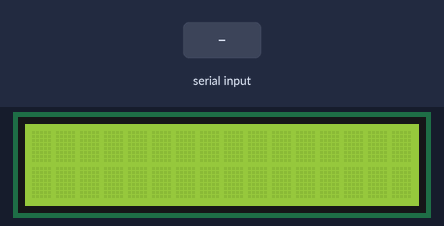
A sketch run on a simulated Arduino Uno, built with avr-gcc and run on an emulated ATmega328P. Shown: 16×2 character LCD. The inputs (shaded band) are chosen by the test bench. What the sketch prints to the serial monitor is not drawn.

Above: at 1.2 s.
1.3 s: "90,45\n" received over Serial
At 2.3 s:
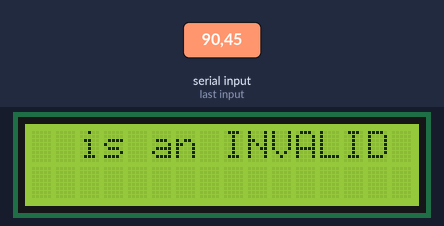
2.8 s: "1,90,45\n" received over Serial
At 3.3 s:
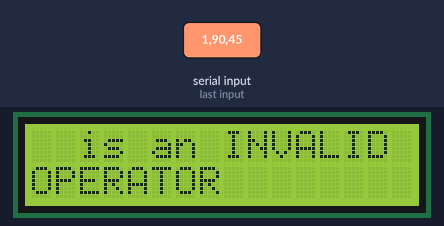
4.3 s: "+" received over Serial
At 4.7 s:
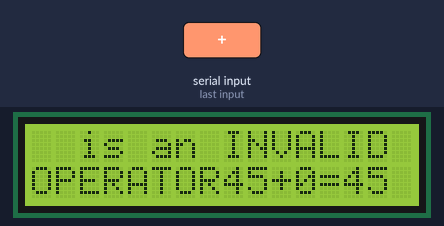
5.8 s: "30,150\n" received over Serial
7.3 s: "1,90\n" received over Serial
At 7.9 s:
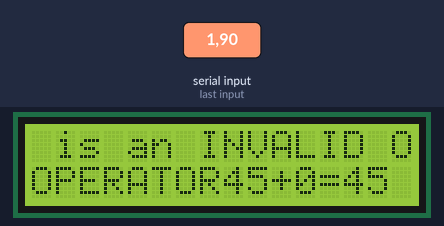
8.8 s: "90,45\n" received over Serial
At 9.2 s:
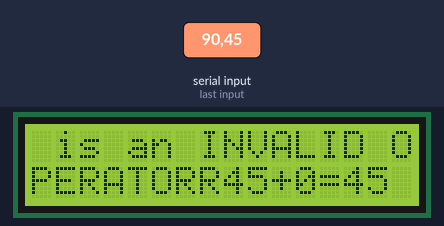
Timing chart, 0 to 11.3 s (numbered marks = the images above; inputs shaded):
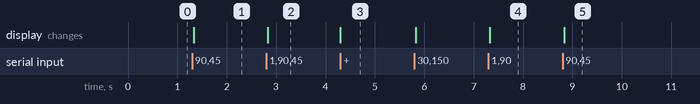

Measured:
- after the input at 1.3 s, the display: changes at once (image 1)
- after the input at 2.8 s, the display: changes at once (image 2)
- after the input at 4.3 s, the display: changes at once (image 3)
- after the input at 7.3 s, the display: changes at once (image 4)
- after the input at 8.8 s, the display: changes at once (image 5)

The sketch:

calculator.ino
```cpp
#include <LiquidCrystal.h>
LiquidCrystal lcd(12, 11, 5, 4, 3, 2);
char c;
int a;
int b;
int d;
void setup() {
  // put your setup code here, to run once:
  lcd.begin(16, 2);
  Serial.begin(9600);

}
void loop(){

  //lcd.setCursor(1, 1);
 while(Serial.available() == 0);{
     a = Serial.parseInt();
      Serial.print(" value of a = ");
      Serial.println(a);

  }
   while(Serial.available() == 0);{
    b = Serial.parseInt();
    Serial.print(" value of b = ");
    Serial.println(b);

}
   Serial.println("enter the operator");
    while(Serial.available() == 0);{
      c = Serial.read();
      Serial.print("operator = ");
      Serial.println(c);

      switch(c) {
          case '+' :  d = int( a + b);
                      Serial.print("Result = ");
                      Serial.println(d);
                      lcd.print(a);
                       lcd.print(c);
                      lcd.print(b);
                      lcd.print("=");
                      lcd.print(d);
                      break;
          case '-' :  d = int( a - b);
                      Serial.print("Result = ");
                      Serial.println(d);
                       lcd.print(a);
                      lcd.print(c);
                      lcd.print(b);
                      lcd.print("=");
                      lcd.print(d);
                      break;
          case '*' :  d = int( a * b);
                      Serial.print("Result = ");
                      Serial.println(d);
                       lcd.print(a);
                     lcd.print(c);
                      lcd.print(b);
                      lcd.print("=");
                      lcd.print(d);
                      break;
          case '/' :  d = float( a / b);
                      Serial.print("Result = ");
                      Serial.println(d);
                       lcd.print(a);
                      lcd.print(c);
                      lcd.print(b);
                      lcd.print("=");
                      lcd.print(d);
                      break;
          case '%' :  d = int( a % b);
                      Serial.print("Result = ");
                      Serial.println(d);
                       lcd.print(a);
                     lcd.print(c);
                      lcd.print(b);
                      lcd.print("=");
                      lcd.print(d);
                      break;
           default :  Serial.println("INVALID OPERATOR");
                      lcd.print(c);
                      lcd.print(" is an INVALID OPERATOR");
                      break;
        }

  }
   }
```
